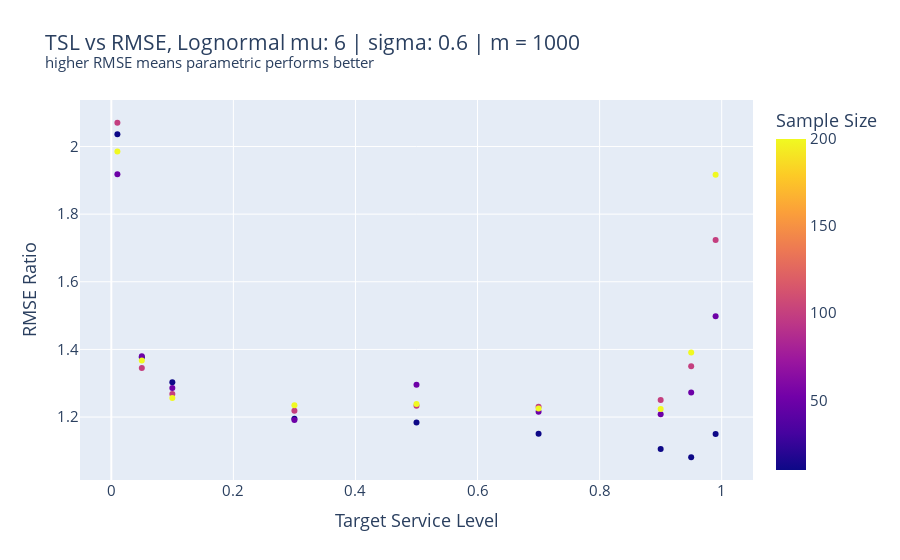
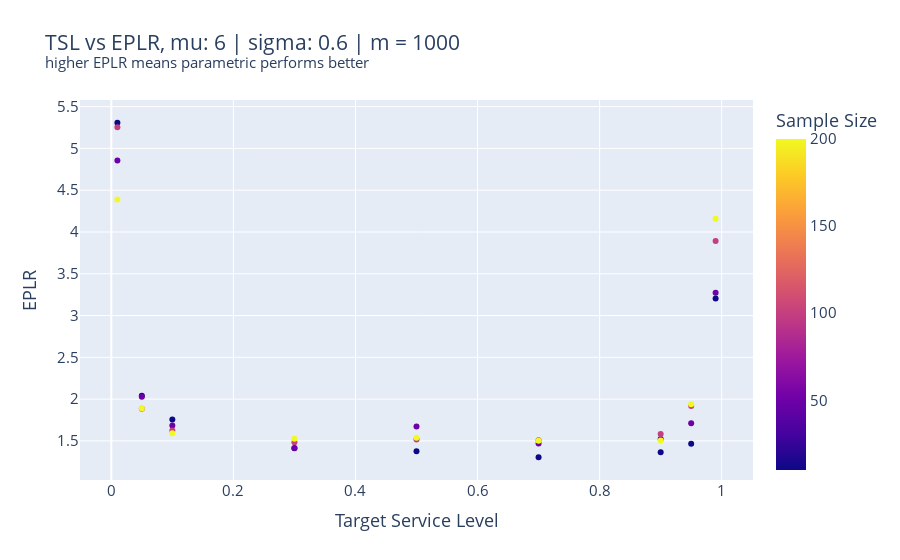

Write notebook code for charts like these, in order.
### Code cell
fig = px.scatter(df, x='Target Service Level', y='RMSE Ratio', color="Sample Size", title="TSL vs RMSE, Lognormal mu: {0} | sigma: {1} | m = {2}<br><sup>higher RMSE means parametric performs better</sup>".format(mu, sigma, numberOfMontecarloIterations))
fig.update_layout(font_size = 15)
#fig.write_image("Excercise part 3/RMSE-lognorm-{0}-{1}.pdf".format(mu, sigma))
fig.show()

fig = px.scatter(df, x='Target Service Level', y='EPLR', color="Sample Size", title="TSL vs EPLR, mu: {0} | sigma: {1} | m = {2}<br><sup>higher EPLR means parametric performs better</sup>".format(mu, sigma, numberOfMontecarloIterations))
fig.update_layout(font_size = 15)
#fig.write_image("Excercise part 3/EPLR-lognorm-{0}-{1}.pdf".format(mu, sigma))
fig.show()

### Figure 1 — Plotly figure (JSON) as saved in the notebook; plotly's stock layout.template omitted (floating-point values rounded to 4 significant figures)
{"data": [{"hovertemplate": "Target Service Level=%{x}<br>RMSE Ratio=%{y}<br>Sample Size=%{marker.color}<extra></extra>", "legendgroup": "", "marker": {"color": [10, 50, 100, 200, 10, 50, 100, 200, 10, 50, 100, 200, 10, 50, 100, 200, 10, 50, 100, 200, 10, 50, 100, 200, 10, 50, 100, 200, 10, 50, 100, 200, 10, 50, 100, 200], "coloraxis": "coloraxis", "symbol": "circle"}, "mode": "markers", "name": "", "orientation": "v", "showlegend": false, "type": "scatter", "x": [0.01, 0.01, 0.01, 0.01, 0.05, 0.05, 0.05, 0.05, 0.1, 0.1, 0.1, 0.1, 0.3, 0.3, 0.3, 0.3, 0.5, 0.5, 0.5, 0.5, 0.7, 0.7, 0.7, 0.7, 0.9, 0.9, 0.9, 0.9, 0.95, 0.95, 0.95, 0.95, 0.99, 0.99, 0.99, 0.99], "xaxis": "x", "y": [2.036, 1.918, 2.07, 1.985, 1.377, 1.38, 1.345, 1.367, 1.303, 1.286, 1.268, 1.256, 1.195, 1.191, 1.219, 1.235, 1.184, 1.295, 1.234, 1.238, 1.15, 1.216, 1.23, 1.225, 1.105, 1.208, 1.251, 1.224, 1.081, 1.273, 1.35, 1.391, 1.15, 1.498, 1.724, 1.916], "yaxis": "y"}], "layout": {"coloraxis": {"colorbar": {"title": {"text": "Sample Size"}}, "colorscale": [[0, "#0d0887"], [0.1111, "#46039f"], [0.2222, "#7201a8"], [0.3333, "#9c179e"], [0.4444, "#bd3786"], [0.5556, "#d8576b"], [0.6667, "#ed7953"], [0.7778, "#fb9f3a"], [0.8889, "#fdca26"], [1, "#f0f921"]]}, "font": {"size": 15}, "legend": {"tracegroupgap": 0}, "title": {"text": "TSL vs RMSE, Lognormal mu: 6 | sigma: 0.6 | m = 1000<br><sup>higher RMSE means parametric performs better</sup>"}, "xaxis": {"anchor": "y", "domain": [0, 1], "title": {"text": "Target Service Level"}}, "yaxis": {"anchor": "x", "domain": [0, 1], "title": {"text": "RMSE Ratio"}}}}

### Figure 2 — Plotly figure (JSON) as saved in the notebook; plotly's stock layout.template omitted (floating-point values rounded to 4 significant figures)
{"data": [{"hovertemplate": "Target Service Level=%{x}<br>EPLR=%{y}<br>Sample Size=%{marker.color}<extra></extra>", "legendgroup": "", "marker": {"color": [10, 50, 100, 200, 10, 50, 100, 200, 10, 50, 100, 200, 10, 50, 100, 200, 10, 50, 100, 200, 10, 50, 100, 200, 10, 50, 100, 200, 10, 50, 100, 200, 10, 50, 100, 200], "coloraxis": "coloraxis", "symbol": "circle"}, "mode": "markers", "name": "", "orientation": "v", "showlegend": false, "type": "scatter", "x": [0.01, 0.01, 0.01, 0.01, 0.05, 0.05, 0.05, 0.05, 0.1, 0.1, 0.1, 0.1, 0.3, 0.3, 0.3, 0.3, 0.5, 0.5, 0.5, 0.5, 0.7, 0.7, 0.7, 0.7, 0.9, 0.9, 0.9, 0.9, 0.95, 0.95, 0.95, 0.95, 0.99, 0.99, 0.99, 0.99], "xaxis": "x", "y": [5.307, 4.856, 5.252, 4.389, 2.039, 2.03, 1.886, 1.887, 1.755, 1.686, 1.624, 1.591, 1.414, 1.415, 1.483, 1.525, 1.377, 1.672, 1.518, 1.536, 1.304, 1.47, 1.507, 1.501, 1.364, 1.524, 1.582, 1.504, 1.466, 1.712, 1.918, 1.939, 3.204, 3.272, 3.892, 4.158], "yaxis": "y"}], "layout": {"coloraxis": {"colorbar": {"title": {"text": "Sample Size"}}, "colorscale": [[0, "#0d0887"], [0.1111, "#46039f"], [0.2222, "#7201a8"], [0.3333, "#9c179e"], [0.4444, "#bd3786"], [0.5556, "#d8576b"], [0.6667, "#ed7953"], [0.7778, "#fb9f3a"], [0.8889, "#fdca26"], [1, "#f0f921"]]}, "font": {"size": 15}, "legend": {"tracegroupgap": 0}, "title": {"text": "TSL vs EPLR, mu: 6 | sigma: 0.6 | m = 1000<br><sup>higher EPLR means parametric performs better</sup>"}, "xaxis": {"anchor": "y", "domain": [0, 1], "title": {"text": "Target Service Level"}}, "yaxis": {"anchor": "x", "domain": [0, 1], "title": {"text": "EPLR"}}}}
